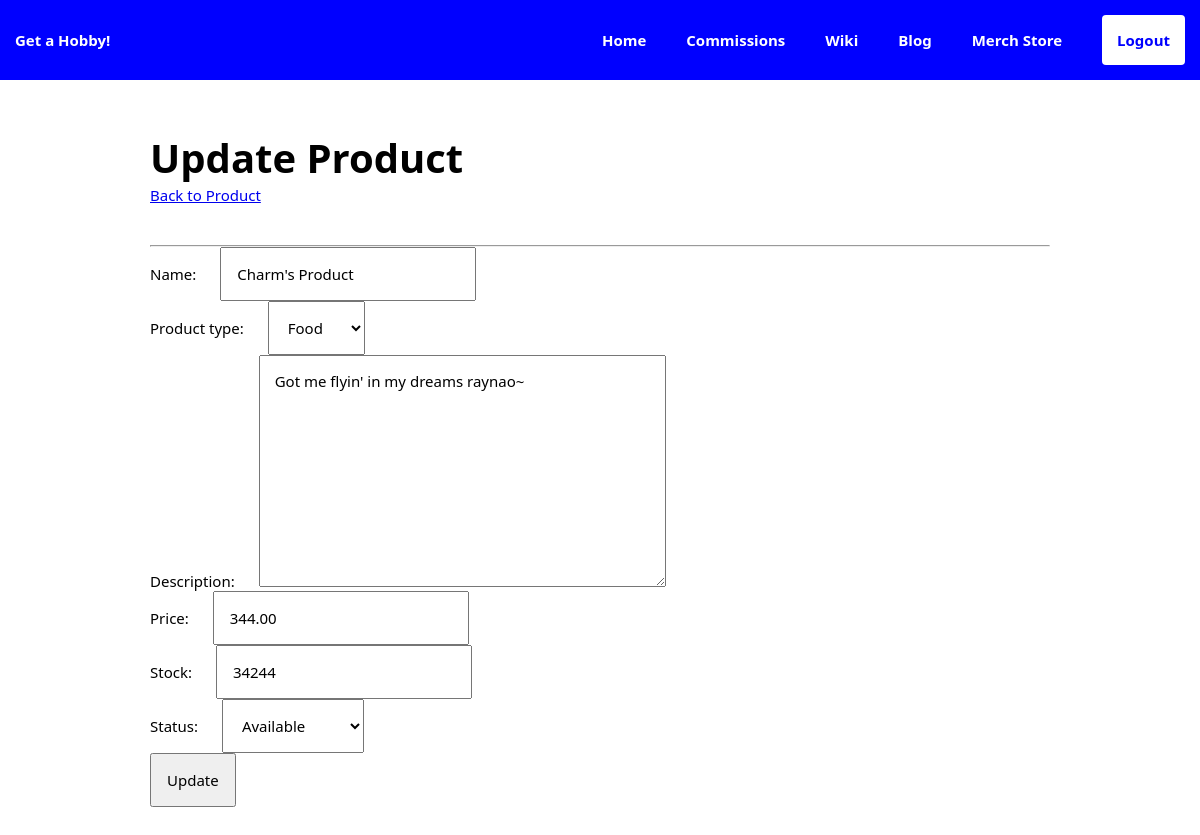
The app's page /merchstore/item/1/edit/ (signed in) with its own data.
### merchstore/models.py (models this page shows, shortened)
class Product(models.Model):
    name = models.CharField(max_length=255)
    product_type = models.ForeignKey(
        ProductType,
        on_delete=models.SET_NULL,
        null=True,
        related_name="products"
    )
    owner = models.ForeignKey(
        'user_management.Profile',
        on_delete=models.CASCADE,
        default=None
    )
    description = models.TextField()
    price = models.DecimalField(
        max_digits=10,
        decimal_places=2
    )
    stock = models.PositiveIntegerField(default=None)
    class ProductStatus(models.TextChoices):
        AVAILABLE = "Available"
        ON_SALE = "On Sale"
        OUT_OF_STOCK = "Out of Stock"
    status = models.CharField(
        max_length=12,
        choices=ProductStatus.choices,
        default=ProductStatus.AVAILABLE
    )
    class Meta:
        ordering = ["name"]

class ProductType(models.Model):
    name = models.CharField(max_length=255)
    description = models.TextField()
    class Meta:
        ordering = ['name']
    def __str__(self):
        return self.name

### merchstore/views.py (the view)
# urls.py: path('item/<int:pk>/edit/', ProductUpdateView.as_view(), name='item_edit'),
class ProductUpdateView(LoginRequiredMixin, UpdateView):
    model = Product
    template_name = 'merchstore/product_update.html'
    fields = ["name", "product_type", "description", "price", "stock", "status"]

### templates/merchstore/product_update.html (shortened to what this page needs)
{% extends 'base.html' %}
{% load static %}
{% block content %}
<body>
    <div class="body">
        <h1>Update Product</h1>
        <a href="{% url 'merchstore:item_detail' object.pk %}">Back to Product</a>
        <hr />
        <form method="POST">
            {{ form }}
            <input type="submit" value="Update" />
        </form>
    </div>
</body>
{% endblock %}

### static/css/style.css (style rules this page uses)
* { margin: 0px; padding: 0px; font-size: 15px; box-sizing: border-box; font-family: system-ui, -apple-system, BlinkMacSystemFont, 'Segoe UI', Roboto, Oxygen, Ubuntu, Cantarell, 'Open Sans', 'Helvetica Neue', sans-serif; }
hr { margin-top: 40px; color: blue; background-color: blue; }
body { width: 100%; margin: auto; }
h1 { font-size: 40px; }
form { margin-top: 0px; }
form label { width: 100px; max-width: 100px; margin-right: 20px; }
input, textarea, select { padding: 15px; width: auto; }

### records on screen
Product: name "Charm's Product", product_type "Food", description "Got me flyin' in my dreams raynao~", price "344.00", stock "34244", status "Available"
